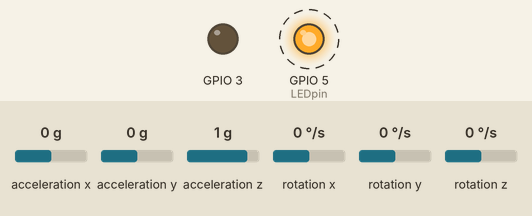
The sketch below on a simulated ESP32. Shown: output pins drawn as LEDs (lit = HIGH). Wiring (inferred from the names in the program): MPU-9250 motion sensor at I2C address 0x68. Dashed ring = blinking. The test bench sets the inputs (shaded band); at power-on: acceleration x 0 g, acceleration y 0 g, acceleration z 1 g, rotation x 0 °/s, rotation y 0 °/s, rotation z 0 °/s. What the sketch prints to the serial monitor is not drawn.

Above: at 0.6 s.
Timing chart, 0 to 3.0 s (numbered marks = the images above):
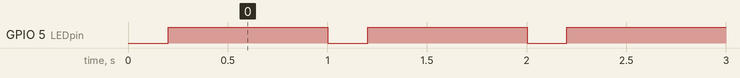

The sketch:

Practica_1_SensorInercial.ino
```cpp
#include <Wire.h>

#define    MPU9250_ADDRESS            0x68
#define    MAG_ADDRESS                0x0C

#define    GYRO_FULL_SCALE_250_DPS    0x00
#define    GYRO_FULL_SCALE_500_DPS    0x08
#define    GYRO_FULL_SCALE_1000_DPS   0x10
#define    GYRO_FULL_SCALE_2000_DPS   0x18

#define    ACC_FULL_SCALE_2_G        0x00
#define    ACC_FULL_SCALE_4_G        0x08
#define    ACC_FULL_SCALE_8_G        0x10
#define    ACC_FULL_SCALE_16_G       0x18


//declaracion timer
volatile int interruptCounter;
hw_timer_t* timer = NULL;
portMUX_TYPE timerMux = portMUX_INITIALIZER_UNLOCKED;


const int pin3v3 = 3.3;
const int lectorADC = 2;
const int LEDpin = 5;


float valorVoltiosAdc;
float valor_voltios = 0;
int contador = 0;
int contadorEnvio;
int LED = 0;
int datos[10];


void IRAM_ATTR onTimer() {
  portENTER_CRITICAL_ISR(&timerMux);
  interruptCounter++;
  portEXIT_CRITICAL_ISR(&timerMux);
}


//Funcion auxiliar lectura
void I2Cread(uint8_t Address, uint8_t Register, uint8_t Nbytes, uint8_t* Data)
{
  Wire.beginTransmission(Address);
  Wire.write(Register);
  Wire.endTransmission();

  Wire.requestFrom(Address, Nbytes);
  uint8_t index = 0;
  while (Wire.available())
    Data[index++] = Wire.read();
}


// Funcion auxiliar de escritura
void I2CwriteByte(uint8_t Address, uint8_t Register, uint8_t Data)
{
  Wire.beginTransmission(Address);
  Wire.write(Register);
  Wire.write(Data);
  Wire.endTransmission();
}

void setup() {
  Wire.begin();
  Serial.begin(9600);


  //timer configuration
  timer = timerBegin (0, 80, true); //80MHz dividido entre 80, dejando 1MHZ de frecuencia y por tanto un timer de microsegundos
  timerAttachInterrupt(timer, &onTimer, true); //declara el timer de la interrupcion
  timerAlarmWrite(timer, 100000, true); //indica momento alarma del timer, (vector de inicializacion, momento de alarma y true para reiniciar)
  timerAlarmEnable(timer);


  // Configurar acelerometro
  I2CwriteByte(MPU9250_ADDRESS, 28, ACC_FULL_SCALE_16_G);

  // Configurar giroscopio
  I2CwriteByte(MPU9250_ADDRESS, 27, GYRO_FULL_SCALE_2000_DPS);


  pinMode (pin3v3, OUTPUT);
  pinMode (LEDpin, OUTPUT);

}

void loop() {


  if (interruptCounter > 0) {
    portENTER_CRITICAL_ISR(&timerMux);
    interruptCounter--;
    portEXIT_CRITICAL_ISR(&timerMux);

    contadorEnvio++;
    LED++;

    // ---  Lectura acelerometro y giroscopio ---
    uint8_t Buf[14];
    I2Cread(MPU9250_ADDRESS, 0x3B, 14, Buf);

    // Convertir registros acelerometro
    int16_t ax = -(Buf[0] << 8 | Buf[1]);
    int16_t ay = -(Buf[2] << 8 | Buf[3]);
    int16_t az = Buf[4] << 8 | Buf[5];

    // Convertir registros giroscopio
    int16_t gx = -(Buf[8] << 8 | Buf[9]);
    int16_t gy = -(Buf[10] << 8 | Buf[11]);
    int16_t gz = Buf[12] << 8 | Buf[13];


    //Serial.println(ax, DEC);
    datos[contadorEnvio-1] = ax ;

  }

  if (contadorEnvio == 10) {
    LED = 0;
    contador = contador + 1;
    //Serial.print("Medida del sensor numero ");
    //Serial.println(contador);
    //Serial.println("sensor value = ");
    Serial.println(datos[0], DEC);
    Serial.println(datos[1], DEC);
    Serial.println(datos[2], DEC);
    Serial.println(datos[3], DEC);
    Serial.println(datos[4], DEC);
    Serial.println(datos[5], DEC);
    Serial.println(datos[6], DEC);
    Serial.println(datos[7], DEC);
    Serial.println(datos[8], DEC);
    Serial.println(datos[9], DEC);
//    Serial.println("");
//    Serial.println("");
    contadorEnvio = 0;
  }

  if (LED < 2) {
    digitalWrite (LEDpin, LOW);

  } else {
    digitalWrite (LEDpin, HIGH);
  }


}
```

Measured:
- by itself, GPIO 5 (LEDpin): alternates HIGH for 0.80 s and LOW for 0.20 s
